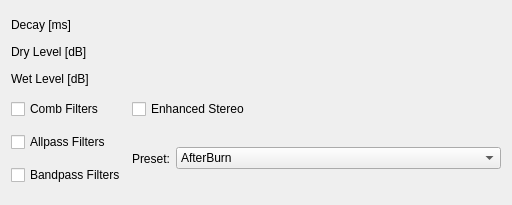
<?xml version="1.0" encoding="UTF-8"?>
<ui version="4.0">
 <class>freeverb</class>
 <widget class="QWidget" name="freeverb">
  <property name="geometry">
   <rect>
    <x>0</x>
    <y>0</y>
    <width>512</width>
    <height>205</height>
   </rect>
  </property>
  <property name="sizePolicy">
   <sizepolicy hsizetype="Preferred" vsizetype="Maximum">
    <horstretch>0</horstretch>
    <verstretch>0</verstretch>
   </sizepolicy>
  </property>
  <property name="minimumSize">
   <size>
    <width>400</width>
    <height>200</height>
   </size>
  </property>
  <property name="windowTitle">
   <string>Tap-Reverberator</string>
  </property>
  <layout class="QGridLayout">
   <item row="0" column="0">
    <widget class="QLabel" name="textLabel1">
     <property name="text">
      <string>Decay [ms]</string>
     </property>
     <property name="wordWrap">
      <bool>false</bool>
     </property>
    </widget>
   </item>
   <item row="0" column="1">
    <widget class="MusEGui::DoubleLabel" name="P0label" native="true">
     <property name="sizePolicy">
      <sizepolicy hsizetype="Preferred" vsizetype="Fixed">
       <horstretch>0</horstretch>
       <verstretch>0</verstretch>
      </sizepolicy>
     </property>
     <property name="frame" stdset="0">
      <bool>true</bool>
     </property>
     <property name="id" stdset="0">
      <number>0</number>
     </property>
     <property name="value" stdset="0">
      <number>0</number>
     </property>
     <property name="minValue" stdset="0">
      <number>0</number>
     </property>
     <property name="maxValue" stdset="0">
      <number>10000</number>
     </property>
     <property name="precision" stdset="0">
      <number>0</number>
     </property>
    </widget>
   </item>
   <item row="1" column="1">
    <widget class="MusEGui::DoubleLabel" name="P1label" native="true">
     <property name="sizePolicy">
      <sizepolicy hsizetype="Preferred" vsizetype="Fixed">
       <horstretch>0</horstretch>
       <verstretch>0</verstretch>
      </sizepolicy>
     </property>
     <property name="frame" stdset="0">
      <bool>true</bool>
     </property>
     <property name="id" stdset="0">
      <number>1</number>
     </property>
     <property name="value" stdset="0">
      <number>0</number>
     </property>
     <property name="offValue" stdset="0">
      <number>-70</number>
     </property>
     <property name="minValue" stdset="0">
      <number>-70</number>
     </property>
     <property name="maxValue" stdset="0">
      <number>10</number>
     </property>
     <property name="suffix" stdset="0">
      <string>dB</string>
     </property>
     <property name="precision" stdset="0">
      <number>2</number>
     </property>
    </widget>
   </item>
   <item row="1" column="0">
    <widget class="QLabel" name="textLabel2">
     <property name="text">
      <string>Dry Level [dB]</string>
     </property>
     <property name="wordWrap">
      <bool>false</bool>
     </property>
    </widget>
   </item>
   <item row="2" column="1">
    <widget class="MusEGui::DoubleLabel" name="P2label" native="true">
     <property name="sizePolicy">
      <sizepolicy hsizetype="Preferred" vsizetype="Fixed">
       <horstretch>0</horstretch>
       <verstretch>0</verstretch>
      </sizepolicy>
     </property>
     <property name="frame" stdset="0">
      <bool>true</bool>
     </property>
     <property name="id" stdset="0">
      <number>2</number>
     </property>
     <property name="value" stdset="0">
      <number>0</number>
     </property>
     <property name="offValue" stdset="0">
      <number>-70</number>
     </property>
     <property name="minValue" stdset="0">
      <number>-70</number>
     </property>
     <property name="maxValue" stdset="0">
      <number>10</number>
     </property>
     <property name="suffix" stdset="0">
      <string>dB</string>
     </property>
     <property name="precision" stdset="0">
      <number>2</number>
     </property>
    </widget>
   </item>
   <item row="2" column="0">
    <widget class="QLabel" name="textLabel3">
     <property name="text">
      <string>Wet Level [dB]</string>
     </property>
     <property name="wordWrap">
      <bool>false</bool>
     </property>
    </widget>
   </item>
   <item row="1" column="2" colspan="2">
    <widget class="MusEGui::Slider" name="P1Slider" native="true">
     <property name="sizePolicy">
      <sizepolicy hsizetype="Expanding" vsizetype="Preferred">
       <horstretch>10</horstretch>
       <verstretch>0</verstretch>
      </sizepolicy>
     </property>
     <property name="id" stdset="0">
      <number>1</number>
     </property>
     <property name="minValue" stdset="0">
      <number>-70</number>
     </property>
     <property name="maxValue" stdset="0">
      <number>10</number>
     </property>
    </widget>
   </item>
   <item row="2" column="2" colspan="2">
    <widget class="MusEGui::Slider" name="P2Slider" native="true">
     <property name="sizePolicy">
      <sizepolicy hsizetype="Expanding" vsizetype="Preferred">
       <horstretch>10</horstretch>
       <verstretch>0</verstretch>
      </sizepolicy>
     </property>
     <property name="id" stdset="0">
      <number>2</number>
     </property>
     <property name="minValue" stdset="0">
      <number>-70</number>
     </property>
     <property name="maxValue" stdset="0">
      <number>10</number>
     </property>
    </widget>
   </item>
   <item row="0" column="2" colspan="2">
    <widget class="MusEGui::Slider" name="P0Slider" native="true">
     <property name="sizePolicy">
      <sizepolicy hsizetype="Expanding" vsizetype="Preferred">
       <horstretch>10</horstretch>
       <verstretch>0</verstretch>
      </sizepolicy>
     </property>
     <property name="id" stdset="0">
      <number>0</number>
     </property>
     <property name="maxValue" stdset="0">
      <number>10000</number>
     </property>
    </widget>
   </item>
   <item row="4" column="2" rowspan="2">
    <layout class="QHBoxLayout">
     <item>
      <widget class="QLabel" name="textLabel1_2">
       <property name="sizePolicy">
        <sizepolicy hsizetype="Maximum" vsizetype="Preferred">
         <horstretch>0</horstretch>
         <verstretch>0</verstretch>
        </sizepolicy>
       </property>
       <property name="text">
        <string>Preset:</string>
       </property>
       <property name="wordWrap">
        <bool>false</bool>
       </property>
      </widget>
     </item>
    </layout>
   </item>
   <item row="4" column="3" rowspan="2">
    <widget class="QComboBox" name="P7presetCombo">
     <property name="sizePolicy">
      <sizepolicy hsizetype="Preferred" vsizetype="Fixed">
       <horstretch>0</horstretch>
       <verstretch>0</verstretch>
      </sizepolicy>
     </property>
     <item>
      <property name="text">
       <string>AfterBurn</string>
      </property>
     </item>
     <item>
      <property name="text">
       <string>AfterBurn (Long)</string>
      </property>
     </item>
     <item>
      <property name="text">
       <string>Ambience</string>
      </property>
     </item>
     <item>
      <property name="text">
       <string>Ambience (Thick)</string>
      </property>
     </item>
     <item>
      <property name="text">
       <string>Ambience (Thick) - HD</string>
      </property>
     </item>
     <item>
      <property name="text">
       <string>Cathedral</string>
      </property>
     </item>
     <item>
      <property name="text">
       <string>Cathedral - HD</string>
      </property>
     </item>
     <item>
      <property name="text">
       <string>Drum Chamber</string>
      </property>
     </item>
     <item>
      <property name="text">
       <string>Garage</string>
      </property>
     </item>
     <item>
      <property name="text">
       <string>Garage (Bright)</string>
      </property>
     </item>
     <item>
      <property name="text">
       <string>Gymnasium</string>
      </property>
     </item>
     <item>
      <property name="text">
       <string>Gymnasium (Bright)</string>
      </property>
     </item>
     <item>
      <property name="text">
       <string>Gymnasium (Bright) - HD</string>
      </property>
     </item>
     <item>
      <property name="text">
       <string>Hall (Small)</string>
      </property>
     </item>
     <item>
      <property name="text">
       <string>Hall (Medium)</string>
      </property>
     </item>
     <item>
      <property name="text">
       <string>Hall (Large)</string>
      </property>
     </item>
     <item>
      <property name="text">
       <string>Hall (Large) - HD</string>
      </property>
     </item>
     <item>
      <property name="text">
       <string>Plate (Small)</string>
      </property>
     </item>
     <item>
      <property name="text">
       <string>Plate (Medium)</string>
      </property>
     </item>
     <item>
      <property name="text">
       <string>Plate (Large)</string>
      </property>
     </item>
     <item>
      <property name="text">
       <string>Plate (Large) - HD</string>
      </property>
     </item>
     <item>
      <property name="text">
       <string>Pulse Chamber</string>
      </property>
     </item>
     <item>
      <property name="text">
       <string>Pulse Chamber (Reverse)</string>
      </property>
     </item>
     <item>
      <property name="text">
       <string>Resonator (96 ms)</string>
      </property>
     </item>
     <item>
      <property name="text">
       <string>Resonator (152 ms)</string>
      </property>
     </item>
     <item>
      <property name="text">
       <string>Resonator (208 ms)</string>
      </property>
     </item>
     <item>
      <property name="text">
       <string>Room (Small)</string>
      </property>
     </item>
     <item>
      <property name="text">
       <string>Room (Medium)</string>
      </property>
     </item>
     <item>
      <property name="text">
       <string>Room (Large)</string>
      </property>
     </item>
     <item>
      <property name="text">
       <string>Room (Large) - HD</string>
      </property>
     </item>
     <item>
      <property name="text">
       <string>Slap Chamber</string>
      </property>
     </item>
     <item>
      <property name="text">
       <string>Slap Chamber - HD</string>
      </property>
     </item>
     <item>
      <property name="text">
       <string>Slap Chamber (Bright)</string>
      </property>
     </item>
     <item>
      <property name="text">
       <string>Slap Chamber (Bright) HD</string>
      </property>
     </item>
     <item>
      <property name="text">
       <string>Smooth Hall (Small)</string>
      </property>
     </item>
     <item>
      <property name="text">
       <string>Smooth Hall (Medium)</string>
      </property>
     </item>
     <item>
      <property name="text">
       <string>Smooth Hall (Large)</string>
      </property>
     </item>
     <item>
      <property name="text">
       <string>Smooth Hall (Large) - HD</string>
      </property>
     </item>
     <item>
      <property name="text">
       <string>Vocal Plate</string>
      </property>
     </item>
     <item>
      <property name="text">
       <string>Vocal Plate - HD</string>
      </property>
     </item>
     <item>
      <property name="text">
       <string>Warble Chamber</string>
      </property>
     </item>
     <item>
      <property name="text">
       <string>Warehoouse</string>
      </property>
     </item>
     <item>
      <property name="text">
       <string>Warehouse - HD</string>
      </property>
     </item>
    </widget>
   </item>
   <item row="3" column="0" colspan="2">
    <widget class="QCheckBox" name="P3checkbox">
     <property name="text">
      <string>Comb Filters</string>
     </property>
    </widget>
   </item>
   <item row="4" column="0" colspan="2">
    <widget class="QCheckBox" name="P4checkbox">
     <property name="text">
      <string>Allpass Filters</string>
     </property>
    </widget>
   </item>
   <item row="5" column="0" colspan="2">
    <widget class="QCheckBox" name="P5checkbox">
     <property name="text">
      <string>Bandpass Filters</string>
     </property>
    </widget>
   </item>
   <item row="3" column="2" colspan="2">
    <widget class="QCheckBox" name="P6checkBox">
     <property name="text">
      <string>Enhanced Stereo</string>
     </property>
    </widget>
   </item>
  </layout>
 </widget>
 <layoutdefault spacing="6" margin="11"/>
 <customwidgets>
  <customwidget>
   <class>MusEGui::DoubleLabel</class>
   <extends>QWidget</extends>
   <header>doublelabel.h</header>
  </customwidget>
  <customwidget>
   <class>MusEGui::Slider</class>
   <extends>QWidget</extends>
   <header>slider.h</header>
  </customwidget>
 </customwidgets>
 <resources/>
 <connections/>
</ui>
